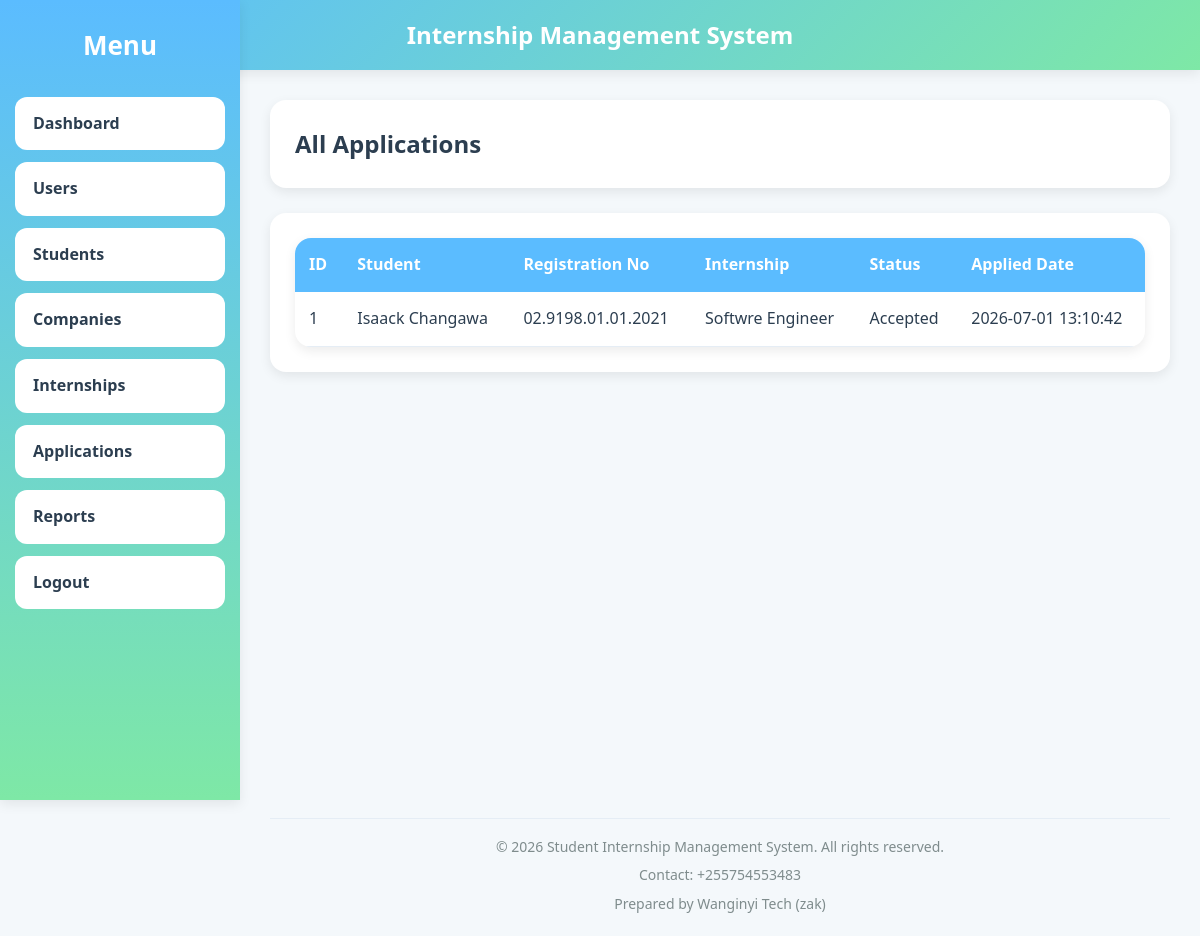
/frontend/admin/applications.php (signed in), run on the app's committed database.
### tables this page shows
CREATE TABLE `applications` (
  `application_id` int(11) NOT NULL,
  `student_id` int(11) DEFAULT NULL,
  `internship_id` int(11) DEFAULT NULL,
  `status` enum('Pending','Accepted','Rejected') DEFAULT 'Pending',
  `application_date` timestamp NOT NULL DEFAULT current_timestamp()
);

CREATE TABLE `users` (
  `user_id` int(11) NOT NULL,
  `full_name` varchar(100) DEFAULT NULL,
  `email` varchar(100) DEFAULT NULL,
  `password` varchar(255) DEFAULT NULL,
  `role` enum('student','company','admin') DEFAULT NULL,
  `created_at` timestamp NOT NULL DEFAULT current_timestamp()
);

CREATE TABLE `students` (
  `student_id` int(11) NOT NULL,
  `user_id` int(11) DEFAULT NULL,
  `registration_no` varchar(100) DEFAULT NULL,
  `course` varchar(100) DEFAULT NULL,
  `year_of_study` int(11) DEFAULT NULL,
  `phone` varchar(20) DEFAULT NULL
);

CREATE TABLE `internships` (
  `internship_id` int(11) NOT NULL,
  `company_id` int(11) DEFAULT NULL,
  `title` varchar(150) DEFAULT NULL,
  `description` text DEFAULT NULL,
  `requirements` text DEFAULT NULL,
  `deadline` date DEFAULT NULL
);

### backend/classes/Application.php (called while the page is built, shortened)
<?php
require_once __DIR__ . "/../config/database.php";
class Application
{
    private $conn;
    public function __construct()
    {
        $database = new Database();
        $this->conn = $database->connect();
    }
    public function getApplications()
    {
        $stmt = $this->conn->prepare("
            SELECT
                a.application_id,
                s.registration_no,
                u.full_name,
                i.title,
                a.status,
                a.application_date
            FROM applications a
            INNER JOIN students s ON a.student_id = s.student_id
            INNER JOIN users u ON s.user_id = u.user_id
            INNER JOIN internships i ON a.internship_id = i.internship_id
            ORDER BY a.application_date DESC
        ");
        $stmt->execute();
        return $stmt;
    }
}

### backend/config/database.php (called while the page is built, shortened)
<?php
class Database
{
    private $host;
    private $dbname;
    private $username;
    private $password;
    public function __construct()
    {
        $this->host = getenv('DB_HOST') ?: 'localhost';
        $this->dbname = getenv('DB_NAME') ?: 'internship_db';
        $this->username = getenv('DB_USERNAME') ?: 'root';
        $this->password = getenv('DB_PASSWORD') ?: '';
    }
    public function connect()
    {
        try {
            $this->conn = new PDO(
                "mysql:host={$this->host};dbname={$this->dbname}",
                $this->username,
                $this->password
            );
            $this->conn->setAttribute(
                PDO::ATTR_ERRMODE,
                PDO::ERRMODE_EXCEPTION
            );
            return $this->conn;
        } catch(PDOException $e) {
            die("Connection Failed: " . $e->getMessage());
        }
    }
}

### frontend/admin/applications.php (the view, shortened to what this page needs)
<?php
require_once "../../backend/config/database.php";
require_once "../../backend/classes/Application.php";
$appObj = new Application();
$applications = $appObj->getApplications();
include "../layouts/header.php";
include "../layouts/sidebar.php";
?>
<div class="card">
    <h2>All Applications</h2>
</div>
<div class="card">
    <table>
        <thead>
        <tr>
            <th>ID</th>
            <th>Student</th>
            <th>Registration No</th>
            <th>Internship</th>
            <th>Status</th>
            <th>Applied Date</th>
        </tr>
        </thead>
        <tbody>
        <?php while ($row = $applications->fetch(PDO::FETCH_ASSOC)): ?>
            <tr>
                <td><?= htmlspecialchars($row['application_id']) ?></td>
                <td><?= htmlspecialchars($row['full_name']) ?></td>
                <td><?= htmlspecialchars($row['registration_no']) ?></td>
                <td><?= htmlspecialchars($row['title']) ?></td>
                <td><?= htmlspecialchars($row['status']) ?></td>
                <td><?= htmlspecialchars($row['application_date']) ?></td>
            </tr>
        <?php endwhile; ?>
        </tbody>
    </table>
</div>
<?php include "../layouts/footer.php"; ?>

### frontend/assets/css/style.css (style rules this page uses)
:root { --primary: #5bbcff; --primary-light: #87d5ff; --secondary: #7ee8a6; --success: #27ae60; --warning: #f39c12; --danger: #e74c3c; --white: #ffffff; --bg: #f4f8fb; --text: #2c3e50; --text-light: #7f8c8d; --border: #e5edf5; --sidebar-width: 240px; --radius: 16px; --shadow: 0 4px 12px rgba(0, 0, 0, 0.08); --shadow-hover: 0 12px 30px rgba(0, 0, 0, 0.12); --transition: 0.3s ease; }
* { margin: 0; padding: 0; box-sizing: border-box; }
html, body { height: 100%; overflow-x: hidden; }
body { font-family: "Segoe UI", sans-serif; background: var(--bg); color: var(--text); line-height: 1.6; }
.card { background: white; padding: 25px; margin-bottom: 25px; border-radius: var(--radius); box-shadow: var(--shadow); transition: var(--transition); max-width: 900px; width: 100%; overflow-x: auto; }
table { width: 100%; border-collapse: collapse; background: white; border-radius: var(--radius); overflow: hidden; box-shadow: var(--shadow); table-layout: auto; }
table th { background: var(--primary); color: white; padding: 14px; text-align: left; }
table td { padding: 14px; border-bottom: 1px solid var(--border); overflow-wrap: anywhere; }

### data on the page
applications: application_id "1", users.full_name "Isaack Changawa", student.registration_no "02.9198.01.01.2021", internship.title "Softwre Engineer", status "Accepted", application_date "2026-07-01 13:10:42"
